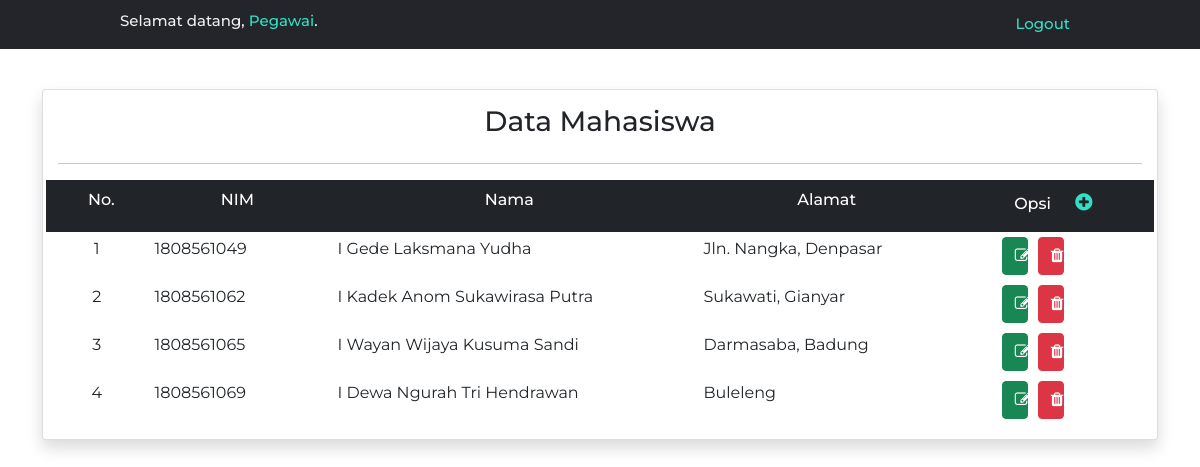
/pageadmin.php (signed in), run on the app's committed database.
### tables this page shows
CREATE TABLE `mahasiswa` (
  `nim` char(10) NOT NULL,
  `nama` varchar(50) NOT NULL,
  `alamat` varchar(50) NOT NULL
);

### pageadmin.php (the view, shortened to what this page needs)
<?php
    include 'koneksi.php';
    $result = mysqli_query($koneksi, "SELECT * FROM mahasiswa");
?>
<?php include 'navbar.php'; ?>
<head>
</head>
<body>
    <div class="container">
        <div class="card shadow">
            <h3 class="text-center">Data Mahasiswa</h3> <hr>
            <div class="row bg-dark text-white text-center" style="padding:10px;">
                <div class="col-lg-1 col-md-1 col-xs-1 col-sm-1">
                    <h6>No.</h6>
                </div>
                <div class="col-lg-2 col-md-2 col-xs-2 col-sm-2">
                    <h6>NIM</h6>
                </div>
                <div class="col-lg-4 col-md-4 col-xs-4 col-sm-4">
                    <h6>Nama</h6>
                </div>
                <div class="col-lg-3 col-md-3 col-xs-4 col-sm-4">
                    <h6>Alamat</h6>
                </div>
                <div class="col-lg-2 col-md-2 col-xs-1 col-sm-1">
                    <h6>Opsi <a class="plus" href="tambahdata.php"><span><i class="fa fa-plus-circle"></i></span></a></h6>
                </div>
            </div>
            <?php
            $no=1;
            while($data = mysqli_fetch_assoc($result) ) { ?>
                <div class="row" style="padding:5px;">
                    <div class="col-lg-1 col-md-1 col-xs-2 col-sm-2 text-center">
                        <?php echo $no++ ?>
                    </div>
                    <div class="col-lg-2 col-md-2 col-xs-2 col-sm-2">
                        <?php echo $data['nim'] ?>
                    </div>
                    <div class="col-lg-4 col-md-4 col-xs-4 col-sm-4">
                        <?php echo $data['nama'] ?>
                    </div>
                    <div class="col-lg-3 col-md-3 col-xs-4 col-sm-4">
                        <?php echo $data['alamat'] ?>
                    </div>
                    <div class="col-lg-2 col-md-2 col-xs-2 col-sm-2">
                        <button style="float:left;margin-right:10px; margin-left:15%;" class="btn btn-success" type="submit"><a href="updatedata.php?nim=<?= $data["nim"];?>" class="text-white"><i class="fa fa-edit fa-md"></i></a></button>
                        <button style="float:left" class="btn btn-danger" type="submit"><a href="deletedata.php?nim=<?= $data["nim"]; ?>" class="text-white"><i class="fa fa-trash fa-md"></i></a></button>
                    </div>
                </div>
            <?php } ?>
        </div>
    </div>
</body>
</html>

### assets/style.css (style rules this page uses)
.card { margin-top:8%; padding:15px; font-family: 'Montserrat', sans-serif; }
button { float:right; width: calc(100% - 170px); }

### pageadmin.php (style rules this page uses)
.plus { padding-left:20px; text-decoration:none; color:rgb(50,224,196); font-size:20px; }

### data on the page
mahasiswa: nim "1808561049", nama "I Gede Laksmana Yudha", alamat "Jln. Nangka, Denpasar"
mahasiswa: nim "1808561062", nama "I Kadek Anom Sukawirasa Putra", alamat "Sukawati, Gianyar"
mahasiswa: nim "1808561065", nama "I Wayan Wijaya Kusuma Sandi", alamat "Darmasaba, Badung"
mahasiswa: nim "1808561069", nama "I Dewa Ngurah Tri Hendrawan", alamat "Buleleng"

### other printed values
$_SESSION['nama_user'] "Pegawai"
